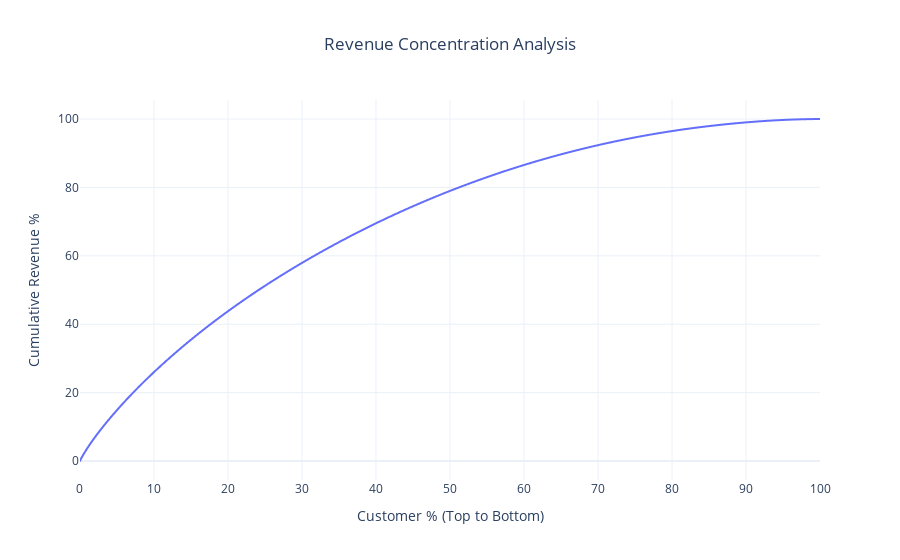

Notebook code for this chart:
### Markdown cell above
Revenue per Customer

### Code cell
# Revenue per customer
customer_rev = (
    df.groupby('customer_id')['total_amount']
    .sum()
    .sort_values(ascending=False)
    .reset_index()
)

# Calculate cumulative %
customer_rev['cumulative_revenue'] = customer_rev['total_amount'].cumsum()
total_revenue = customer_rev['total_amount'].sum()
customer_rev['cumulative_percent'] = 100 * customer_rev['cumulative_revenue'] / total_revenue

# Customer rank %
customer_rev['customer_rank_percent'] = 100 * (customer_rev.index + 1) / len(customer_rev)

fig7 = px.line(
    customer_rev,
    x='customer_rank_percent',
    y='cumulative_percent',
    title='Revenue Concentration Analysis',
    labels={
        'customer_rank_percent': 'Customer % (Top to Bottom)',
        'cumulative_percent': 'Cumulative Revenue %'
    }
)

fig7.update_layout(
    title_x=0.5,
    template='plotly_white'
)

fig7.show()
fig7.write_html("../visuals/revenue_per_customer.html")

### Figure 1 — Plotly figure (JSON) as saved in the notebook; plotly's stock layout.template omitted (floating-point values rounded to 4 significant figures; data arrays with more than 128 entries replaced by an {"elided": "..."} marker saying what was removed)
{"data": [{"hovertemplate": "Customer % (Top to Bottom)=%{x}<br>Cumulative Revenue %=%{y}<extra></extra>", "legendgroup": "", "line": {"color": "#636efa", "dash": "solid"}, "marker": {"symbol": "circle"}, "mode": "lines", "name": "", "showlegend": false, "type": "scattergl", "x": {"elided": "43233 float values"}, "xaxis": "x", "y": {"elided": "43233 float values"}, "yaxis": "y"}], "layout": {"legend": {"tracegroupgap": 0}, "title": {"text": "Revenue Concentration Analysis", "x": 0.5}, "xaxis": {"anchor": "y", "domain": [0, 1], "title": {"text": "Customer % (Top to Bottom)"}}, "yaxis": {"anchor": "x", "domain": [0, 1], "title": {"text": "Cumulative Revenue %"}}}}
